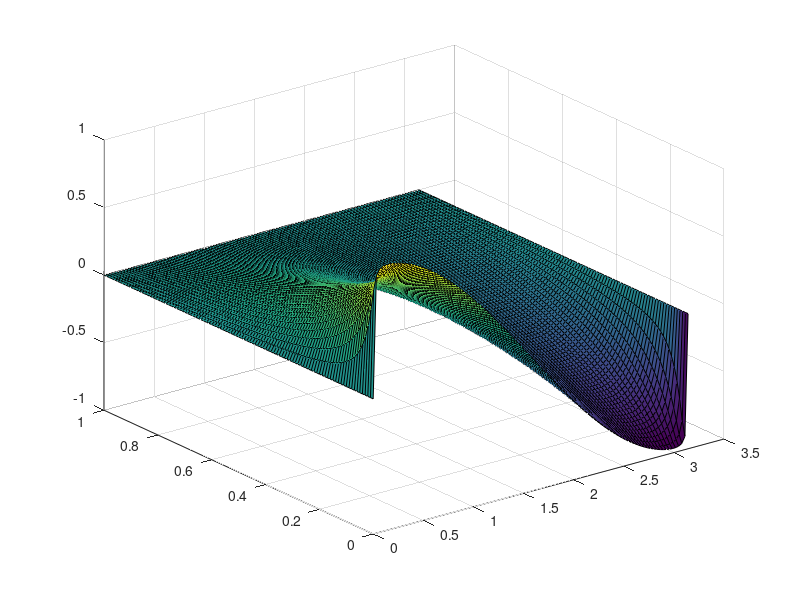

MATLAB code for this plot:
[X,Y] = meshgrid(0:pi/100:pi,0:0.01:1);
Z = 0;
for k = 2:2:200
Z =Z + (k/((k^2-1)*sinh(k)))*sinh(k*(1-Y)).*sin(X*k);
end
Z = Z * (4/pi);
surf(X,Y,Z)